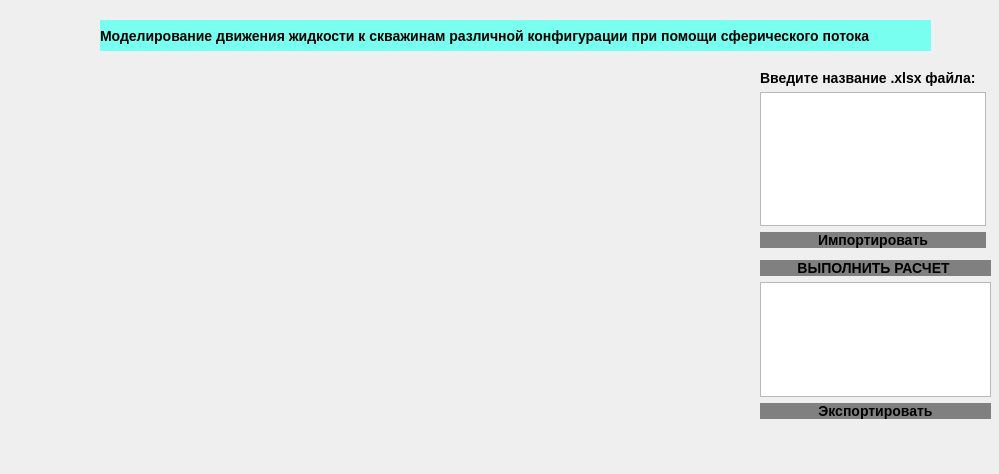
<?xml version="1.0" encoding="UTF-8"?>
<ui version="4.0">
 <class>sphere_filtration</class>
 <widget class="QWidget" name="sphere_filtration">
  <property name="enabled">
   <bool>true</bool>
  </property>
  <property name="geometry">
   <rect>
    <x>0</x>
    <y>0</y>
    <width>999</width>
    <height>474</height>
   </rect>
  </property>
  <property name="windowTitle">
   <string>Form</string>
  </property>
  <property name="styleSheet">
   <string notr="true">
QPushButton{
background-color: grey;
width:100px;
length:200px;
font-size: 14px;
font-weight:bold;
border:none;
text-align:center;
}
QPushButton:hover{
background-color:silver;
}
QPushButton:pressed{
background-color:rgb(96, 255, 39);
}
QLabel{

width:100px;
length:200px;
font-size: 14px;
font-weight:bold;
border:none;
text-align:center;
}

QTextEdit{
width:100px;
length:200px;
font-size: 14px;
}
</string>
  </property>
  <widget class="QLabel" name="label">
   <property name="geometry">
    <rect>
     <x>20</x>
     <y>70</y>
     <width>711</width>
     <height>391</height>
    </rect>
   </property>
   <property name="styleSheet">
    <string notr="true"/>
   </property>
   <property name="text">
    <string/>
   </property>
   <property name="pixmap">
    <pixmap>spheres.png</pixmap>
   </property>
  </widget>
  <widget class="QWidget" name="verticalLayoutWidget">
   <property name="geometry">
    <rect>
     <x>760</x>
     <y>70</y>
     <width>226</width>
     <height>178</height>
    </rect>
   </property>
   <layout class="QVBoxLayout" name="verticalLayout">
    <item>
     <widget class="QLabel" name="label_2">
      <property name="layoutDirection">
       <enum>Qt::LeftToRight</enum>
      </property>
      <property name="text">
       <string>Введите название .xlsx файла:</string>
      </property>
     </widget>
    </item>
    <item>
     <widget class="QTextEdit" name="textEdit"/>
    </item>
    <item>
     <widget class="QPushButton" name="pushButton">
      <property name="layoutDirection">
       <enum>Qt::LeftToRight</enum>
      </property>
      <property name="text">
       <string>Импортировать</string>
      </property>
     </widget>
    </item>
   </layout>
  </widget>
  <widget class="QWidget" name="verticalLayoutWidget_2">
   <property name="geometry">
    <rect>
     <x>760</x>
     <y>260</y>
     <width>231</width>
     <height>159</height>
    </rect>
   </property>
   <layout class="QVBoxLayout" name="verticalLayout_2">
    <item>
     <widget class="QPushButton" name="pushButton_2">
      <property name="text">
       <string>ВЫПОЛНИТЬ РАСЧЕТ </string>
      </property>
     </widget>
    </item>
    <item>
     <widget class="QTextEdit" name="textEdit_2"/>
    </item>
    <item>
     <widget class="QPushButton" name="pushButton_3">
      <property name="text">
       <string>Экспортировать</string>
      </property>
     </widget>
    </item>
   </layout>
  </widget>
  <widget class="QLabel" name="label_3">
   <property name="geometry">
    <rect>
     <x>100</x>
     <y>20</y>
     <width>831</width>
     <height>31</height>
    </rect>
   </property>
   <property name="styleSheet">
    <string notr="true">background-color: rgb(121, 255, 239)</string>
   </property>
   <property name="text">
    <string>Моделирование движения жидкости к скважинам различной конфигурации при помощи сферического потока</string>
   </property>
  </widget>
 </widget>
 <resources>
  <include location="source.qrc"/>
 </resources>
 <connections/>
</ui>
